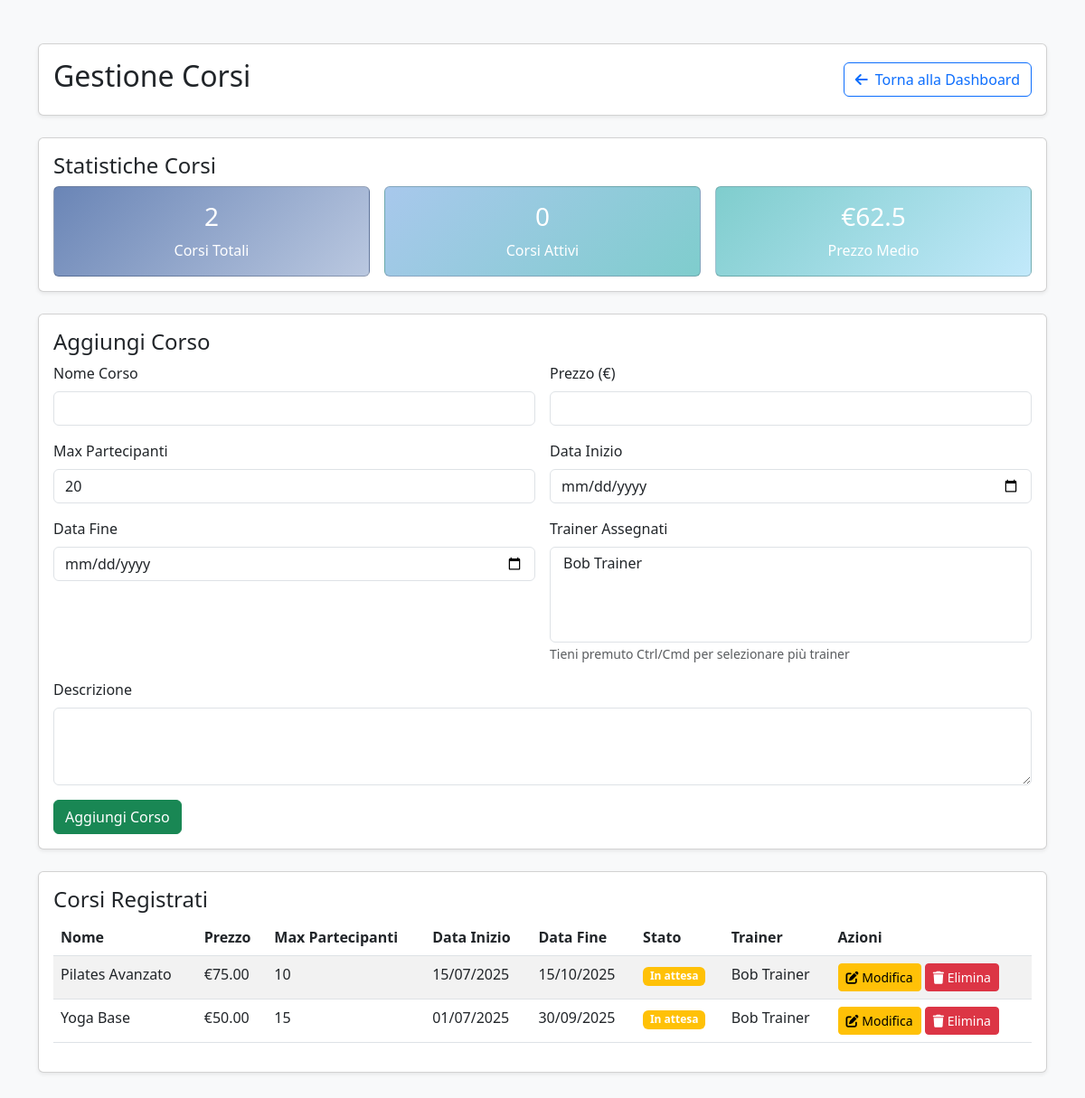
Page /course_management.php (signed in) on the committed database.
### tables this page shows
CREATE TABLE COURSE (
    courseID INT PRIMARY KEY AUTO_INCREMENT,
    name VARCHAR(255) NOT NULL,
    description TEXT,
    price DECIMAL(10,2) NOT NULL,
    maxParticipants INT DEFAULT 20,
    startDate DATE,
    finishDate DATE
);

CREATE TABLE USER (
    userID INT PRIMARY KEY AUTO_INCREMENT,
    email VARCHAR(255) UNIQUE NOT NULL,
    password VARCHAR(255) NOT NULL,
    userName VARCHAR(100) NOT NULL,
    firstName VARCHAR(100) NOT NULL,
    lastName VARCHAR(100) NOT NULL,
    birthDate DATE,
    gender ENUM('M', 'F', 'Other'),
    phoneNumber VARCHAR(20),
    role ENUM('customer', 'trainer', 'admin') DEFAULT 'customer',
    specialization VARCHAR(255),
    availability TEXT,
    createdAt TIMESTAMP DEFAULT CURRENT_TIMESTAMP
);

### course_management.php (the view, shortened to what this page needs)
<?php
require_once 'config.php';
$stmt = $conn->prepare("SELECT courseID, name, description, price, maxParticipants, startDate, finishDate FROM COURSE ORDER BY startDate DESC");
$stmt->execute();
$courses = $stmt->get_result()->fetch_all(MYSQLI_ASSOC);
$stmt = $conn->prepare("SELECT userID, firstName, lastName FROM USER WHERE role = 'trainer' ORDER BY firstName, lastName");
$stmt->execute();
$trainers = $stmt->get_result()->fetch_all(MYSQLI_ASSOC);
$editCourse = null;
$assignedTrainers = [];
function getCourseStats($conn) {
    $stmt = $conn->prepare("SELECT COUNT(*) as total FROM COURSE");
    $stmt->execute();
    $totalCourses = $stmt->get_result()->fetch_assoc()['total'];
    $stmt = $conn->prepare("SELECT COUNT(*) as active FROM COURSE WHERE startDate <= CURDATE() AND finishDate >= CURDATE()");
    $stmt->execute();
    $activeCourses = $stmt->get_result()->fetch_assoc()['active'];
    $stmt = $conn->prepare("SELECT AVG(price) as avgPrice FROM COURSE");
    $stmt->execute();
    $avgPrice = round($stmt->get_result()->fetch_assoc()['avgPrice'], 2);
    return [
        'total' => $totalCourses,
        'active' => $activeCourses,
        'avgPrice' => $avgPrice ?: 0
    ];
}
$stats = getCourseStats($conn);
?>
<!DOCTYPE html>
<html lang="it">
<head>
    <link href="https://cdnjs.cloudflare.com/ajax/libs/bootstrap/5.3.0/css/bootstrap.min.css" rel="stylesheet" />
    <link href="https://cdnjs.cloudflare.com/ajax/libs/font-awesome/6.0.0/css/all.min.css" rel="stylesheet" />
</head>
<body class="bg-light">
<div class="container py-5">
    <div class="card shadow-sm mb-4">
        <div class="card-body">
            <div class="d-flex justify-content-between align-items-center">
                <h2>Gestione Corsi</h2>
                <a href="dashboard.php" class="btn btn-outline-primary">
                    <i class="fas fa-arrow-left me-2"></i>Torna alla Dashboard
                </a>
            </div>
        </div>
    </div>
    <div class="card mb-4 shadow-sm">
        <div class="card-body">
            <h4>Statistiche Corsi</h4>
            <div class="row g-3">
                <div class="col-md-4">
                    <div class="card text-white h-100" style="background: linear-gradient(135deg, #6a85b6 0%, #bac8e0 100%);">
                        <div class="card-body text-center d-flex flex-column justify-content-center">
                            <h3><?= $stats['total'] ?></h3>
                            <p class="mb-0">Corsi Totali</p>
                        </div>
                    </div>
                </div>
                <div class="col-md-4">
                    <div class="card text-white h-100" style="background: linear-gradient(135deg, #a8c8ec 0%, #7fcdcd 100%);">
                        <div class="card-body text-center d-flex flex-column justify-content-center">
                            <h3><?= $stats['active'] ?></h3>
                            <p class="mb-0">Corsi Attivi</p>
                        </div>
                    </div>
                </div>
                <div class="col-md-4">
                    <div class="card text-white h-100" style="background: linear-gradient(135deg, #7fcdcd 0%, #c2e9fb 100%);">
                        <div class="card-body text-center d-flex flex-column justify-content-center">
                            <h3>€<?= $stats['avgPrice'] ?></h3>
                            <p class="mb-0">Prezzo Medio</p>
                        </div>
                    </div>
                </div>
            </div>
        </div>
    </div>
    <div class="card mb-4 shadow-sm">
        <div class="card-body">
            <h4><?= $editCourse ? 'Modifica Corso' : 'Aggiungi Corso' ?></h4>
            <form method="POST" class="row g-3">
                <div class="col-md-6">
                    <label class="form-label">Nome Corso</label>
                    <input name="name" required class="form-control" type="text"
                           value="<?= $editCourse ? htmlspecialchars($editCourse['name']) : (isset($_POST['name']) ? htmlspecialchars($_POST['name']) : '') ?>" />
                </div>
                <div class="col-md-6">
                    <label class="form-label">Prezzo (€)</label>
                    <input name="price" required class="form-control" type="number" step="0.01" min="0"
                           value="<?= $editCourse ? $editCourse['price'] : (isset($_POST['price']) ? $_POST['price'] : '') ?>" />
                </div>
                <div class="col-md-6">
                    <label class="form-label">Max Partecipanti</label>
                    <input name="maxParticipants" required class="form-control" type="number" min="1"
                           value="<?= $editCourse ? $editCourse['maxParticipants'] : (isset($_POST['maxParticipants']) ? $_POST['maxParticipants'] : '20') ?>" />
                </div>
                <div class="col-md-6">
                    <label class="form-label">Data Inizio</label>
                    <input name="startDate" required class="form-control" type="date"
                           value="<?= $editCourse ? $editCourse['startDate'] : (isset($_POST['startDate']) ? $_POST['startDate'] : '') ?>" />
                </div>
                <div class="col-md-6">
                    <label class="form-label">Data Fine</label>
                    <input name="finishDate" required class="form-control" type="date"
                           value="<?= $editCourse ? $editCourse['finishDate'] : (isset($_POST['finishDate']) ? $_POST['finishDate'] : '') ?>" />
                </div>
                <div class="col-md-6">
                    <label class="form-label">Trainer Assegnati</label>
                    <select name="trainers[]" class="form-select" multiple size="4" required>
                        <?php foreach($trainers as $trainer): ?>
                            <option value="<?= $trainer['userID'] ?>"
                                <?= (in_array($trainer['userID'], $assignedTrainers) || (isset($_POST['trainers']) && in_array($trainer['userID'], $_POST['trainers']))) ? 'selected' : '' ?>>
                            </option>
                        <?php endforeach; ?>
                    </select>
                    <small class="text-muted">Tieni premuto Ctrl/Cmd per selezionare più trainer</small>
                </div>
                <div class="col-12">
                    <label class="form-label">Descrizione</label>
                    <textarea name="description" required class="form-control" rows="3"></textarea>
                </div>
                <div class="col-12">
                    <button name="<?= $editCourse ? 'update' : 'add' ?>" class="btn <?= $editCourse ? 'btn-warning' : 'btn-success' ?>">
                        <?= $editCourse ? 'Modifica Corso' : 'Aggiungi Corso' ?>
                    </button>
                </div>
            </form>
        </div>
    </div>
    <div class="card shadow-sm mb-4">
        <div class="card-body">
            <h4>Corsi Registrati</h4>
            <div class="table-responsive">
                <table class="table table-striped">
                    <thead>
                        <tr>
                            <th>Nome</th><th>Prezzo</th><th>Max Partecipanti</th>
                            <th>Data Inizio</th><th>Data Fine</th><th>Stato</th><th>Trainer</th><th>Azioni</th>
                        </tr>
                    </thead>
                    <tbody>
                        <?php foreach($courses as $course): ?>
                            <?php
                            $stmt = $conn->prepare("SELECT u.firstName, u.lastName FROM teaching t JOIN USER u ON t.trainerID = u.userID WHERE t.courseID = ?");
                            $stmt->bind_param('i', $course['courseID']);
                            $stmt->execute();
                            $courseTrainers = $stmt->get_result()->fetch_all(MYSQLI_ASSOC);
                            $trainerNames = array_map(function($t) { return $t['firstName'] . ' ' . $t['lastName']; }, $courseTrainers);
                            $today = new DateTime();
                            $startDate = new DateTime($course['startDate']);
                            $finishDate = new DateTime($course['finishDate']);
                            if ($startDate > $today) {
                                $status = 'In attesa';
                                $statusClass = 'badge bg-warning';
                            } elseif ($finishDate >= $today) {
                                $status = 'In corso';
                                $statusClass = 'badge bg-success';
                            } else {
                                $status = 'Completato';
                                $statusClass = 'badge bg-primary';
                            }
                            ?>
                            <tr>
                                <td><?= htmlspecialchars($course['name']) ?></td>
                                <td>€<?= number_format($course['price'], 2) ?></td>
                                <td><?= $course['maxParticipants'] ?></td>
                                <td><?= $course['startDate'] ? date('d/m/Y', strtotime($course['startDate'])) : '-' ?></td>
                                <td><?= $course['finishDate'] ? date('d/m/Y', strtotime($course['finishDate'])) : '-' ?></td>
                                <td><span class="<?= $statusClass ?>"><?= $status ?></span></td>
                                <td><?= !empty($trainerNames) ? htmlspecialchars(implode(', ', $trainerNames)) : 'Nessuno' ?></td>
                                <td>
                                    <a href="?edit=<?= $course['courseID'] ?>" class="btn btn-sm btn-warning">
                                        <i class="fas fa-edit"></i> Modifica
                                    </a>
                                    <form method="POST" style="display:inline" onsubmit="return confirm('Sei sicuro di eliminare questo corso? Questa azione non può essere annullata.');">
                                        <button name="delete" class="btn btn-sm btn-danger">
                                            <i class="fas fa-trash"></i> Elimina
                                        </button>
                                    </form>
                                </td>
                            </tr>
                        <?php endforeach; ?>
                    </tbody>
                </table>
            </div>
        </div>
    </div>
</div>
</body>
</html>

### rows in the picture
course: name "Pilates Avanzato", price "75.00", maxParticipants "10", startDate "15/07/2025", finishDate "15/10/2025", startDate "In attesa", user.firstName+lastName "Bob Trainer"
course: name "Yoga Base", price "50.00", maxParticipants "15", startDate "01/07/2025", finishDate "30/09/2025", startDate "In attesa", user.firstName+lastName "Bob Trainer"

### other values in the picture
$stats['total'] "2"
$stats['active'] "0"
$stats['avgPrice'] "62.5"
